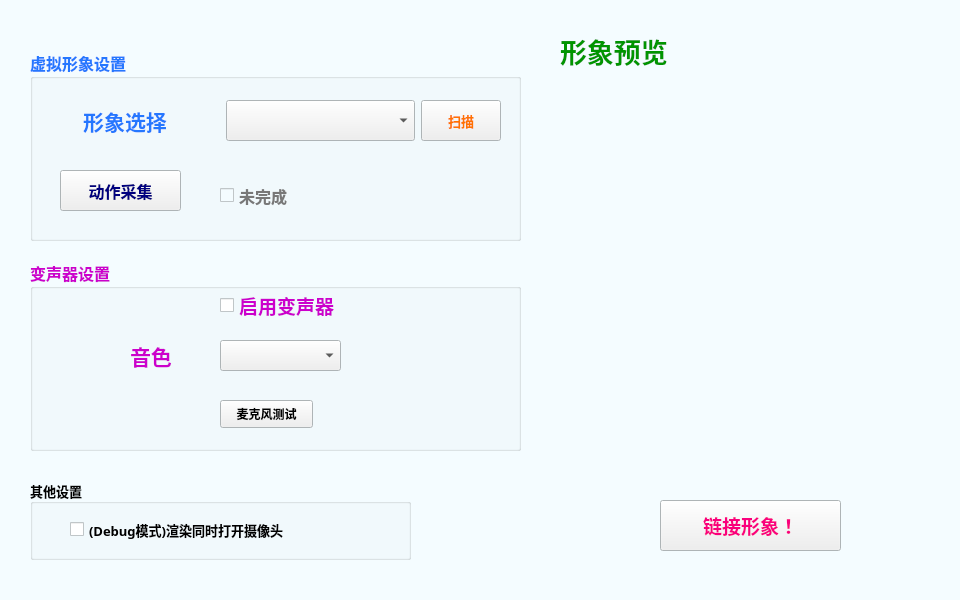
<?xml version="1.0" encoding="UTF-8"?>
<ui version="4.0">
 <class>VtbKit</class>
 <widget class="QMainWindow" name="VtbKit">
  <property name="geometry">
   <rect>
    <x>0</x>
    <y>0</y>
    <width>960</width>
    <height>600</height>
   </rect>
  </property>
  <property name="maximumSize">
   <size>
    <width>960</width>
    <height>600</height>
   </size>
  </property>
  <property name="palette">
   <palette>
    <active>
     <colorrole role="Base">
      <brush brushstyle="SolidPattern">
       <color alpha="255">
        <red>255</red>
        <green>255</green>
        <blue>255</blue>
       </color>
      </brush>
     </colorrole>
     <colorrole role="Window">
      <brush brushstyle="SolidPattern">
       <color alpha="255">
        <red>244</red>
        <green>252</green>
        <blue>255</blue>
       </color>
      </brush>
     </colorrole>
    </active>
    <inactive>
     <colorrole role="Base">
      <brush brushstyle="SolidPattern">
       <color alpha="255">
        <red>255</red>
        <green>255</green>
        <blue>255</blue>
       </color>
      </brush>
     </colorrole>
     <colorrole role="Window">
      <brush brushstyle="SolidPattern">
       <color alpha="255">
        <red>244</red>
        <green>252</green>
        <blue>255</blue>
       </color>
      </brush>
     </colorrole>
    </inactive>
    <disabled>
     <colorrole role="Base">
      <brush brushstyle="SolidPattern">
       <color alpha="255">
        <red>244</red>
        <green>252</green>
        <blue>255</blue>
       </color>
      </brush>
     </colorrole>
     <colorrole role="Window">
      <brush brushstyle="SolidPattern">
       <color alpha="255">
        <red>244</red>
        <green>252</green>
        <blue>255</blue>
       </color>
      </brush>
     </colorrole>
    </disabled>
   </palette>
  </property>
  <property name="windowTitle">
   <string>MainWindow</string>
  </property>
  <widget class="QWidget" name="centralwidget">
   <widget class="QGroupBox" name="Chara_setting">
    <property name="enabled">
     <bool>true</bool>
    </property>
    <property name="geometry">
     <rect>
      <x>30</x>
      <y>50</y>
      <width>491</width>
      <height>191</height>
     </rect>
    </property>
    <property name="palette">
     <palette>
      <active>
       <colorrole role="WindowText">
        <brush brushstyle="SolidPattern">
         <color alpha="255">
          <red>37</red>
          <green>119</green>
          <blue>255</blue>
         </color>
        </brush>
       </colorrole>
      </active>
      <inactive>
       <colorrole role="WindowText">
        <brush brushstyle="SolidPattern">
         <color alpha="255">
          <red>37</red>
          <green>119</green>
          <blue>255</blue>
         </color>
        </brush>
       </colorrole>
      </inactive>
      <disabled>
       <colorrole role="WindowText">
        <brush brushstyle="SolidPattern">
         <color alpha="255">
          <red>120</red>
          <green>120</green>
          <blue>120</blue>
         </color>
        </brush>
       </colorrole>
      </disabled>
     </palette>
    </property>
    <property name="font">
     <font>
      <family>文鼎大签字笔体G30</family>
      <pointsize>12</pointsize>
      <weight>75</weight>
      <bold>true</bold>
     </font>
    </property>
    <property name="title">
     <string>虚拟形象设置</string>
    </property>
    <widget class="QPushButton" name="pushButton_shootPhoto">
     <property name="geometry">
      <rect>
       <x>30</x>
       <y>120</y>
       <width>121</width>
       <height>41</height>
      </rect>
     </property>
     <property name="palette">
      <palette>
       <active>
        <colorrole role="ButtonText">
         <brush brushstyle="SolidPattern">
          <color alpha="255">
           <red>0</red>
           <green>0</green>
           <blue>127</blue>
          </color>
         </brush>
        </colorrole>
       </active>
       <inactive>
        <colorrole role="ButtonText">
         <brush brushstyle="SolidPattern">
          <color alpha="255">
           <red>0</red>
           <green>0</green>
           <blue>127</blue>
          </color>
         </brush>
        </colorrole>
       </inactive>
       <disabled>
        <colorrole role="ButtonText">
         <brush brushstyle="SolidPattern">
          <color alpha="255">
           <red>120</red>
           <green>120</green>
           <blue>120</blue>
          </color>
         </brush>
        </colorrole>
       </disabled>
      </palette>
     </property>
     <property name="text">
      <string>动作采集</string>
     </property>
    </widget>
    <widget class="QCheckBox" name="checkBox_finish">
     <property name="enabled">
      <bool>false</bool>
     </property>
     <property name="geometry">
      <rect>
       <x>190</x>
       <y>130</y>
       <width>121</width>
       <height>31</height>
      </rect>
     </property>
     <property name="text">
      <string>未完成</string>
     </property>
    </widget>
    <widget class="QWidget" name="horizontalLayoutWidget">
     <property name="geometry">
      <rect>
       <x>0</x>
       <y>50</y>
       <width>471</width>
       <height>41</height>
      </rect>
     </property>
     <layout class="QHBoxLayout" name="horizontalLayout">
      <item>
       <widget class="QLabel" name="label_Chara">
        <property name="sizePolicy">
         <sizepolicy hsizetype="Minimum" vsizetype="Minimum">
          <horstretch>0</horstretch>
          <verstretch>0</verstretch>
         </sizepolicy>
        </property>
        <property name="palette">
         <palette>
          <active>
           <colorrole role="WindowText">
            <brush brushstyle="SolidPattern">
             <color alpha="255">
              <red>37</red>
              <green>119</green>
              <blue>255</blue>
             </color>
            </brush>
           </colorrole>
           <colorrole role="Text">
            <brush brushstyle="SolidPattern">
             <color alpha="255">
              <red>0</red>
              <green>0</green>
              <blue>0</blue>
             </color>
            </brush>
           </colorrole>
           <colorrole role="ButtonText">
            <brush brushstyle="SolidPattern">
             <color alpha="255">
              <red>0</red>
              <green>159</green>
              <blue>238</blue>
             </color>
            </brush>
           </colorrole>
           <colorrole role="ToolTipText">
            <brush brushstyle="SolidPattern">
             <color alpha="255">
              <red>170</red>
              <green>170</green>
              <blue>255</blue>
             </color>
            </brush>
           </colorrole>
           <colorrole role="PlaceholderText">
            <brush brushstyle="SolidPattern">
             <color alpha="128">
              <red>0</red>
              <green>170</green>
              <blue>255</blue>
             </color>
            </brush>
           </colorrole>
          </active>
          <inactive>
           <colorrole role="WindowText">
            <brush brushstyle="SolidPattern">
             <color alpha="255">
              <red>37</red>
              <green>119</green>
              <blue>255</blue>
             </color>
            </brush>
           </colorrole>
           <colorrole role="Text">
            <brush brushstyle="SolidPattern">
             <color alpha="255">
              <red>0</red>
              <green>0</green>
              <blue>0</blue>
             </color>
            </brush>
           </colorrole>
           <colorrole role="ButtonText">
            <brush brushstyle="SolidPattern">
             <color alpha="255">
              <red>0</red>
              <green>159</green>
              <blue>238</blue>
             </color>
            </brush>
           </colorrole>
           <colorrole role="ToolTipText">
            <brush brushstyle="SolidPattern">
             <color alpha="255">
              <red>170</red>
              <green>170</green>
              <blue>255</blue>
             </color>
            </brush>
           </colorrole>
           <colorrole role="PlaceholderText">
            <brush brushstyle="SolidPattern">
             <color alpha="128">
              <red>0</red>
              <green>170</green>
              <blue>255</blue>
             </color>
            </brush>
           </colorrole>
          </inactive>
          <disabled>
           <colorrole role="WindowText">
            <brush brushstyle="SolidPattern">
             <color alpha="255">
              <red>120</red>
              <green>120</green>
              <blue>120</blue>
             </color>
            </brush>
           </colorrole>
           <colorrole role="Text">
            <brush brushstyle="SolidPattern">
             <color alpha="255">
              <red>120</red>
              <green>120</green>
              <blue>120</blue>
             </color>
            </brush>
           </colorrole>
           <colorrole role="ButtonText">
            <brush brushstyle="SolidPattern">
             <color alpha="255">
              <red>120</red>
              <green>120</green>
              <blue>120</blue>
             </color>
            </brush>
           </colorrole>
           <colorrole role="ToolTipText">
            <brush brushstyle="SolidPattern">
             <color alpha="255">
              <red>170</red>
              <green>170</green>
              <blue>255</blue>
             </color>
            </brush>
           </colorrole>
           <colorrole role="PlaceholderText">
            <brush brushstyle="SolidPattern">
             <color alpha="128">
              <red>0</red>
              <green>0</green>
              <blue>0</blue>
             </color>
            </brush>
           </colorrole>
          </disabled>
         </palette>
        </property>
        <property name="font">
         <font>
          <family>文鼎大签字笔体G30</family>
          <pointsize>16</pointsize>
          <weight>75</weight>
          <bold>true</bold>
         </font>
        </property>
        <property name="text">
         <string>形象选择</string>
        </property>
        <property name="alignment">
         <set>Qt::AlignCenter</set>
        </property>
       </widget>
      </item>
      <item>
       <widget class="QComboBox" name="comboBox_chooseChara">
        <property name="sizePolicy">
         <sizepolicy hsizetype="Preferred" vsizetype="Preferred">
          <horstretch>0</horstretch>
          <verstretch>0</verstretch>
         </sizepolicy>
        </property>
       </widget>
      </item>
      <item>
       <widget class="QPushButton" name="pushButton_choosePsd">
        <property name="sizePolicy">
         <sizepolicy hsizetype="Maximum" vsizetype="Preferred">
          <horstretch>0</horstretch>
          <verstretch>0</verstretch>
         </sizepolicy>
        </property>
        <property name="palette">
         <palette>
          <active>
           <colorrole role="ButtonText">
            <brush brushstyle="SolidPattern">
             <color alpha="255">
              <red>255</red>
              <green>115</green>
              <blue>0</blue>
             </color>
            </brush>
           </colorrole>
          </active>
          <inactive>
           <colorrole role="ButtonText">
            <brush brushstyle="SolidPattern">
             <color alpha="255">
              <red>255</red>
              <green>115</green>
              <blue>0</blue>
             </color>
            </brush>
           </colorrole>
          </inactive>
          <disabled>
           <colorrole role="ButtonText">
            <brush brushstyle="SolidPattern">
             <color alpha="255">
              <red>120</red>
              <green>120</green>
              <blue>120</blue>
             </color>
            </brush>
           </colorrole>
          </disabled>
         </palette>
        </property>
        <property name="font">
         <font>
          <family>文鼎大签字笔体G30</family>
          <pointsize>10</pointsize>
          <weight>75</weight>
          <bold>true</bold>
         </font>
        </property>
        <property name="text">
         <string>扫描</string>
        </property>
       </widget>
      </item>
     </layout>
    </widget>
   </widget>
   <widget class="QGroupBox" name="Vocie_setting">
    <property name="enabled">
     <bool>true</bool>
    </property>
    <property name="geometry">
     <rect>
      <x>30</x>
      <y>260</y>
      <width>491</width>
      <height>191</height>
     </rect>
    </property>
    <property name="palette">
     <palette>
      <active>
       <colorrole role="WindowText">
        <brush brushstyle="SolidPattern">
         <color alpha="255">
          <red>204</red>
          <green>0</green>
          <blue>204</blue>
         </color>
        </brush>
       </colorrole>
      </active>
      <inactive>
       <colorrole role="WindowText">
        <brush brushstyle="SolidPattern">
         <color alpha="255">
          <red>204</red>
          <green>0</green>
          <blue>204</blue>
         </color>
        </brush>
       </colorrole>
      </inactive>
      <disabled>
       <colorrole role="WindowText">
        <brush brushstyle="SolidPattern">
         <color alpha="255">
          <red>120</red>
          <green>120</green>
          <blue>120</blue>
         </color>
        </brush>
       </colorrole>
      </disabled>
     </palette>
    </property>
    <property name="font">
     <font>
      <family>文鼎大签字笔体G30</family>
      <pointsize>12</pointsize>
      <weight>75</weight>
      <bold>true</bold>
     </font>
    </property>
    <property name="title">
     <string>变声器设置</string>
    </property>
    <widget class="QLabel" name="label_voiceKind">
     <property name="geometry">
      <rect>
       <x>100</x>
       <y>80</y>
       <width>91</width>
       <height>31</height>
      </rect>
     </property>
     <property name="font">
      <font>
       <family>文鼎大签字笔体G30</family>
       <pointsize>16</pointsize>
       <weight>75</weight>
       <bold>true</bold>
      </font>
     </property>
     <property name="text">
      <string>音色</string>
     </property>
    </widget>
    <widget class="QPushButton" name="pushButton_testMic">
     <property name="geometry">
      <rect>
       <x>190</x>
       <y>140</y>
       <width>93</width>
       <height>28</height>
      </rect>
     </property>
     <property name="font">
      <font>
       <family>文鼎大签字笔体G30</family>
       <pointsize>9</pointsize>
       <weight>75</weight>
       <bold>true</bold>
      </font>
     </property>
     <property name="text">
      <string>麦克风测试</string>
     </property>
    </widget>
    <widget class="QComboBox" name="comboBox_vc">
     <property name="geometry">
      <rect>
       <x>190</x>
       <y>80</y>
       <width>121</width>
       <height>31</height>
      </rect>
     </property>
     <property name="editable">
      <bool>false</bool>
     </property>
     <property name="currentText">
      <string/>
     </property>
     <property name="currentIndex">
      <number>-1</number>
     </property>
    </widget>
    <widget class="QCheckBox" name="checkBox_enableVC">
     <property name="geometry">
      <rect>
       <x>190</x>
       <y>30</y>
       <width>281</width>
       <height>31</height>
      </rect>
     </property>
     <property name="font">
      <font>
       <family>文鼎大签字笔体G30</family>
       <pointsize>14</pointsize>
       <weight>75</weight>
       <bold>true</bold>
      </font>
     </property>
     <property name="text">
      <string>启用变声器</string>
     </property>
    </widget>
   </widget>
   <widget class="QLabel" name="label_charaPreview">
    <property name="geometry">
     <rect>
      <x>560</x>
      <y>30</y>
      <width>141</width>
      <height>41</height>
     </rect>
    </property>
    <property name="palette">
     <palette>
      <active>
       <colorrole role="WindowText">
        <brush brushstyle="SolidPattern">
         <color alpha="255">
          <red>0</red>
          <green>149</green>
          <blue>0</blue>
         </color>
        </brush>
       </colorrole>
      </active>
      <inactive>
       <colorrole role="WindowText">
        <brush brushstyle="SolidPattern">
         <color alpha="255">
          <red>0</red>
          <green>149</green>
          <blue>0</blue>
         </color>
        </brush>
       </colorrole>
      </inactive>
      <disabled>
       <colorrole role="WindowText">
        <brush brushstyle="SolidPattern">
         <color alpha="255">
          <red>120</red>
          <green>120</green>
          <blue>120</blue>
         </color>
        </brush>
       </colorrole>
      </disabled>
     </palette>
    </property>
    <property name="font">
     <font>
      <family>文鼎大签字笔体G30</family>
      <pointsize>20</pointsize>
      <weight>75</weight>
      <bold>true</bold>
     </font>
    </property>
    <property name="text">
     <string>形象预览</string>
    </property>
   </widget>
   <widget class="QLabel" name="Image_preview">
    <property name="geometry">
     <rect>
      <x>580</x>
      <y>80</y>
      <width>331</width>
      <height>361</height>
     </rect>
    </property>
    <property name="palette">
     <palette>
      <active>
       <colorrole role="WindowText">
        <brush brushstyle="SolidPattern">
         <color alpha="255">
          <red>0</red>
          <green>0</green>
          <blue>0</blue>
         </color>
        </brush>
       </colorrole>
       <colorrole role="Text">
        <brush brushstyle="SolidPattern">
         <color alpha="255">
          <red>0</red>
          <green>150</green>
          <blue>0</blue>
         </color>
        </brush>
       </colorrole>
       <colorrole role="Base">
        <brush brushstyle="SolidPattern">
         <color alpha="255">
          <red>255</red>
          <green>255</green>
          <blue>255</blue>
         </color>
        </brush>
       </colorrole>
       <colorrole role="Window">
        <brush brushstyle="SolidPattern">
         <color alpha="255">
          <red>244</red>
          <green>252</green>
          <blue>255</blue>
         </color>
        </brush>
       </colorrole>
       <colorrole role="PlaceholderText">
        <brush brushstyle="SolidPattern">
         <color alpha="128">
          <red>0</red>
          <green>150</green>
          <blue>0</blue>
         </color>
        </brush>
       </colorrole>
      </active>
      <inactive>
       <colorrole role="WindowText">
        <brush brushstyle="SolidPattern">
         <color alpha="255">
          <red>0</red>
          <green>0</green>
          <blue>0</blue>
         </color>
        </brush>
       </colorrole>
       <colorrole role="Text">
        <brush brushstyle="SolidPattern">
         <color alpha="255">
          <red>0</red>
          <green>150</green>
          <blue>0</blue>
         </color>
        </brush>
       </colorrole>
       <colorrole role="Base">
        <brush brushstyle="SolidPattern">
         <color alpha="255">
          <red>255</red>
          <green>255</green>
          <blue>255</blue>
         </color>
        </brush>
       </colorrole>
       <colorrole role="Window">
        <brush brushstyle="SolidPattern">
         <color alpha="255">
          <red>244</red>
          <green>252</green>
          <blue>255</blue>
         </color>
        </brush>
       </colorrole>
       <colorrole role="PlaceholderText">
        <brush brushstyle="SolidPattern">
         <color alpha="128">
          <red>0</red>
          <green>150</green>
          <blue>0</blue>
         </color>
        </brush>
       </colorrole>
      </inactive>
      <disabled>
       <colorrole role="WindowText">
        <brush brushstyle="SolidPattern">
         <color alpha="255">
          <red>120</red>
          <green>120</green>
          <blue>120</blue>
         </color>
        </brush>
       </colorrole>
       <colorrole role="Text">
        <brush brushstyle="SolidPattern">
         <color alpha="255">
          <red>120</red>
          <green>120</green>
          <blue>120</blue>
         </color>
        </brush>
       </colorrole>
       <colorrole role="Base">
        <brush brushstyle="SolidPattern">
         <color alpha="255">
          <red>244</red>
          <green>252</green>
          <blue>255</blue>
         </color>
        </brush>
       </colorrole>
       <colorrole role="Window">
        <brush brushstyle="SolidPattern">
         <color alpha="255">
          <red>244</red>
          <green>252</green>
          <blue>255</blue>
         </color>
        </brush>
       </colorrole>
       <colorrole role="PlaceholderText">
        <brush brushstyle="SolidPattern">
         <color alpha="128">
          <red>0</red>
          <green>0</green>
          <blue>0</blue>
         </color>
        </brush>
       </colorrole>
      </disabled>
     </palette>
    </property>
    <property name="font">
     <font>
      <family>文鼎大签字笔体G30</family>
      <weight>75</weight>
      <bold>true</bold>
     </font>
    </property>
    <property name="text">
     <string/>
    </property>
   </widget>
   <widget class="QPushButton" name="pushButton_start">
    <property name="geometry">
     <rect>
      <x>660</x>
      <y>500</y>
      <width>181</width>
      <height>51</height>
     </rect>
    </property>
    <property name="palette">
     <palette>
      <active>
       <colorrole role="ButtonText">
        <brush brushstyle="SolidPattern">
         <color alpha="255">
          <red>250</red>
          <green>0</green>
          <blue>125</blue>
         </color>
        </brush>
       </colorrole>
      </active>
      <inactive>
       <colorrole role="ButtonText">
        <brush brushstyle="SolidPattern">
         <color alpha="255">
          <red>250</red>
          <green>0</green>
          <blue>125</blue>
         </color>
        </brush>
       </colorrole>
      </inactive>
      <disabled>
       <colorrole role="ButtonText">
        <brush brushstyle="SolidPattern">
         <color alpha="255">
          <red>120</red>
          <green>120</green>
          <blue>120</blue>
         </color>
        </brush>
       </colorrole>
      </disabled>
     </palette>
    </property>
    <property name="font">
     <font>
      <family>文鼎大签字笔体G30</family>
      <pointsize>14</pointsize>
      <weight>75</weight>
      <bold>true</bold>
     </font>
    </property>
    <property name="text">
     <string>链接形象！</string>
    </property>
   </widget>
   <widget class="QGroupBox" name="Other_setting">
    <property name="geometry">
     <rect>
      <x>30</x>
      <y>480</y>
      <width>381</width>
      <height>80</height>
     </rect>
    </property>
    <property name="font">
     <font>
      <family>文鼎大签字笔体G30</family>
      <pointsize>10</pointsize>
      <weight>75</weight>
      <bold>true</bold>
     </font>
    </property>
    <property name="title">
     <string>其他设置</string>
    </property>
    <widget class="QCheckBox" name="checkBox_debugOn">
     <property name="geometry">
      <rect>
       <x>40</x>
       <y>40</y>
       <width>281</width>
       <height>19</height>
      </rect>
     </property>
     <property name="text">
      <string>(Debug模式)渲染同时打开摄像头</string>
     </property>
    </widget>
   </widget>
  </widget>
 </widget>
 <resources/>
 <connections/>
</ui>
